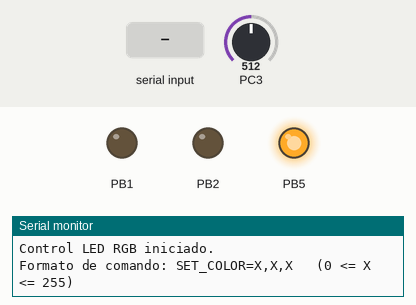
A program run on a simulated ATmega328P, built with avr-gcc and emulated at 16 MHz. Shown: output pins drawn as LEDs (lit = HIGH), the last lines printed to the serial monitor. Inputs (shaded band) come from the test bench; at power-on: PC3 = 512.

Above: at 1.2 s.
1.3 s: PC3 set to 716
At 3.6 s:
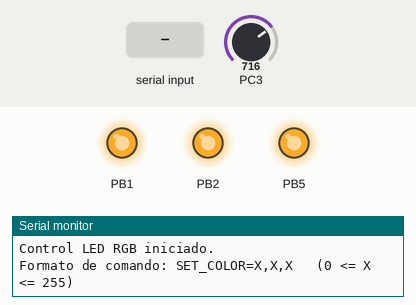
4.3 s: ",\n" received over Serial
At 4.7 s:
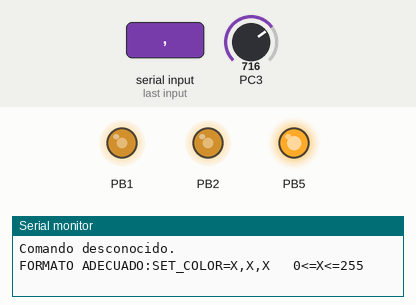
6.4 s: ",\n" received over Serial
Timing chart, 0 to 14.4 s (numbered marks = the images above; inputs shaded):
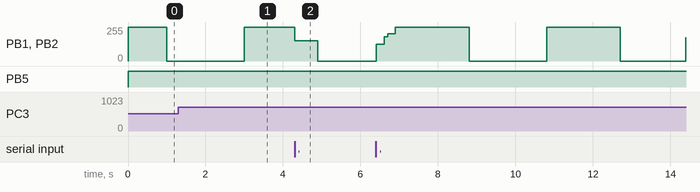

The program:

main.c
```c
#define F_CPU 16000000UL
#include <avr/io.h>
#include <avr/interrupt.h>

#include "pwm.h"
#include "adc.h"
#include "uart.h"
#include "temporizacion.h"

int main(void) {
    PWM_Init();
    ADC_Init();
    UART_Init();
    Temporizacion_Init();

    sei();

    UART_SendString("Control LED RGB iniciado.\r\n");
    UART_SendString("Formato de comando: SET_COLOR=X,X,X   (0 <= X <= 255)\r\n");

    uint32_t periodo_T = 6000; // Inicia lento (minima luz)
    uint32_t ultimo_lectura_adc = 0;

    while (1) {
        UART_ParseCommand();

        // Leemos el LDR cada 100ms para no bloquear la simulacion con lecturas continuas del ADC
        uint32_t ms_actual = Temporizacion_GetMillis();
        if ((ms_actual - ultimo_lectura_adc) > 100) {
            periodo_T = ADC_GetPeriodoT();
            ultimo_lectura_adc = ms_actual;
        }

        Temporizacion_AnimacionUpdate(periodo_T);
    }

    return 0;
}
```

adc.c
```c
#include "adc.h"
#include <avr/io.h>

static uint16_t leer_ADC(void) {
    ADCSRA |= (1 << ADSC);
    while (ADCSRA & (1 << ADSC));
    return ADC;
}

// Configura los registros para habilitar el ADC y seleccionar el canal
void ADC_Init(void) {
    ADMUX = (1 << REFS0) | (1 << MUX1) | (1 << MUX0);
    ADCSRA = (1 << ADEN) | (1 << ADPS2) | (1 << ADPS1) | (1 << ADPS0);
}

uint32_t ADC_GetPeriodoT(void) {
    uint16_t valor_adc = leer_ADC();
    uint32_t periodo = 6000 - ((uint32_t)valor_adc * 3000 / 1023);

    if (periodo < 3000) periodo = 3000;
    if (periodo > 6000) periodo = 6000;

    return periodo;
}
```

adc.h
```c
#ifndef _ADC_H_
#define _ADC_H_

#include <stdint.h>

void ADC_Init(void);
uint32_t ADC_GetPeriodoT(void);

#endif /* _ADC_H_ */
```

pwm.c
```c
#include "pwm.h"
#include <avr/io.h>
#include <avr/interrupt.h>

#define PWM_PERIOD 256

static volatile uint8_t color_r = 0;
static volatile uint8_t color_g = 255;
static volatile uint8_t color_b = 255;
static volatile uint8_t intensidad_actual = 0;
static volatile uint8_t rojo_soft_pwm = 0;
static volatile uint16_t contador_pwm_soft = 0;

// Interrupcion del Timer 0: genera el PWM por software comparando con rojo_soft_pwm
ISR(TIMER0_OVF_vect) {
    if (++contador_pwm_soft >= PWM_PERIOD) {
        contador_pwm_soft = 0;
    }
    if (contador_pwm_soft < rojo_soft_pwm) {
        PORTB &= ~(1 << PB5); // Prende (0V)
    } else {
        PORTB |= (1 << PB5);  // Apaga (5V)
    }
}

// Configura ambos Timers (0 y 1) para funcionar a ~244Hz y asi evitar desfasajes visuales
void PWM_Init(void) {
    DDRB |= (1 << PORTB1) | (1 << PORTB2) | (1 << PORTB5);
    PORTB |= (1 << PORTB1) | (1 << PORTB2) | (1 << PORTB5); // Iniciar apagado (5V)

    TCCR1A |= (1 << WGM10); // Fast PWM, 8-bit
    TCCR1B |= (1 << WGM12);
    TCCR1A |= (1 << COM1A1) | (1 << COM1A0) | (1 << COM1B1) | (1 << COM1B0);
    TCCR1B |= (1 << CS12);

    TCCR0B |= (1 << CS00); // Timer 0: Prescaler 1 (F_INT = 16M/256 = 62.5kHz)
    TIMSK0 |= (1 << TOIE0);

}

void PWM_SetColor(uint8_t r, uint8_t g, uint8_t b) {
    color_r = r;
    color_g = g;
    color_b = b;
}

void PWM_SetIntensity(uint8_t intensity) {
    intensidad_actual = intensity;
}

// Ajusta la intensidad de cada componente de color segun la intensidad global actual
void PWM_Update(void) {
    uint8_t azul_escalado = ((uint16_t)color_b * intensidad_actual) / 255;
    uint8_t verde_escalado = ((uint16_t)color_g * intensidad_actual) / 255;
    uint8_t rojo_escalado = ((uint16_t)color_r * intensidad_actual) / 255;

    OCR1A = azul_escalado;
    OCR1B = verde_escalado;
    rojo_soft_pwm = rojo_escalado;
}
```

pwm.h
```c
#ifndef _PWM_H_
#define _PWM_H_

#include <stdint.h>

void PWM_Init(void);
void PWM_SetColor(uint8_t r, uint8_t g, uint8_t b);
void PWM_SetIntensity(uint8_t intensity);
void PWM_Update(void);

#endif /* _PWM_H_ */
```

temporizacion.c
```c
#include "temporizacion.h"
#include "pwm.h"
#include <avr/io.h>
#include <avr/interrupt.h>

static volatile uint32_t ms_totales = 0;

// Timer 2 configurado a 1ms
ISR(TIMER2_COMPA_vect) {
    ms_totales++;
}

void Temporizacion_Init(void) {
    TCCR2A |= (1 << WGM21);
    TCCR2B |= (1 << CS22);
    OCR2A = 249; // Con prescaler 64, 16MHz/64 = 250kHz (4us/tick). 250 ticks * 4us = 1ms. Top = 250-1 = 249.
    TIMSK2 |= (1 << OCIE2A);
}

uint32_t Temporizacion_GetMillis(void) {
    uint32_t ms;
    cli(); // Deshabilita interrupciones para una lectura atomica de los 32 bits (4 bytes) y evitar corrupcion
    ms = ms_totales;
    sei();
    return ms;
}

void Temporizacion_AnimacionUpdate(uint32_t periodo_T) {
    static uint32_t ms_inicio_ciclo = 0;

    uint32_t ms_actual = Temporizacion_GetMillis();
    uint32_t ms_transcurridos = ms_actual - ms_inicio_ciclo;

    if (ms_transcurridos >= periodo_T) {
		TCCR1A |= (1 << COM1A1) | (1 << COM1A0) | (1 << COM1B1) | (1 << COM1B0); // Reconecta PB1/PB2 al hardware PWM para iniciar nuevo ciclo de luz
        ms_inicio_ciclo = ms_actual;
        ms_transcurridos = 0;
    }

    uint8_t intensidad_actual;
    if (ms_transcurridos <= 1000) {
        intensidad_actual = ((uint32_t)ms_transcurridos * 255) / 1000; // Subida lineal
    } else if (ms_transcurridos <= 2000) {
        intensidad_actual = 255; // Pico maximo
    } else if (ms_transcurridos <= 3000) {
        uint32_t ms_en_bajada = ms_transcurridos - 2000;
        intensidad_actual = 255 - ((ms_en_bajada * 255) / 1000); // Bajada lineal
    } else if(ms_transcurridos<periodo_T) {
        intensidad_actual = 0; // Tiempo muerto
		TCCR1A &= ~((1 << COM1A1) | (1 << COM1A0) | (1 << COM1B1) | (1 << COM1B0)); // Desconecta el hardware PWM de PB1/PB2 para apagar todo durante el tiempo muerto
		PORTB |= ((1<<PORTB1)|(1<<PORTB2));
    }

    PWM_SetIntensity(intensidad_actual);
    PWM_Update();
}
```

temporizacion.h
```c
#ifndef _TEMPORIZACION_H_
#define _TEMPORIZACION_H_

#include <stdint.h>

void Temporizacion_Init(void);
uint32_t Temporizacion_GetMillis(void);
void Temporizacion_AnimacionUpdate(uint32_t periodo_T);

#endif /* _TEMPORIZACION_H_ */
```

uart.c
```c
#include "uart.h"
#include "pwm.h"
#include <avr/io.h>
#include <avr/interrupt.h>
#include <string.h>

#define BUFFER_SIZE 32

// Buffer circular simple para recibir comandos por interrupcion
static volatile char rx_buffer[BUFFER_SIZE];
static volatile uint8_t rx_index = 0;
static volatile uint8_t flag_comando_listo = 0;

// Se dispara al recibir cada byte. Espera un \n o \r para dar por listo el comando
ISR(USART_RX_vect) {
    char c = UDR0;

    if (flag_comando_listo == 0) {
        if (c == '\n' || c == '\r') {
            if (rx_index > 0) {
                rx_buffer[rx_index] = '\0';
                flag_comando_listo = 1;
            }
        } else if (rx_index < BUFFER_SIZE - 1) {
            rx_buffer[rx_index++] = c;
        }
    }
}

// Inicializacion del modulo UART a 9600 baudios
void UART_Init(void) {
    UBRR0 = 103; // Para 9600 baudios a 16MHz
    UCSR0B = (1 << RXEN0) | (1 << TXEN0) | (1 << RXCIE0);
    UCSR0C = (1 << UCSZ01) | (1 << UCSZ00);
}

void UART_SendString(const char *str) {
    while (*str) {
        while (!(UCSR0A & (1 << UDRE0)));
        UDR0 = *str++;
    }
}

// Analiza el string recibido buscando "SET_COLOR=X,X,X" y actualiza el PWM
void UART_ParseCommand(void) {
    if (flag_comando_listo) {
        char *ptr = strstr((char*)rx_buffer, "SET_COLOR");
        if (ptr != NULL) {
            ptr = strchr(ptr, '=');
            if (ptr != NULL) {
                ptr++;

                int r = 0, g = 0, b = 0;
                uint8_t formato_ok = 1;

                while(*ptr == ' ') ptr++;
                if (!(*ptr >= '0' && *ptr <= '9')) formato_ok = 0;
                while(*ptr >= '0' && *ptr <= '9') { r = r * 10 + (*ptr - '0'); ptr++; }

                if (formato_ok && *ptr == ',') {
                    ptr++;
                    while(*ptr == ' ') ptr++;
                    if (!(*ptr >= '0' && *ptr <= '9')) formato_ok = 0;
                    while(*ptr >= '0' && *ptr <= '9') { g = g * 10 + (*ptr - '0'); ptr++; }

                    if (formato_ok && *ptr == ',') {
                        ptr++;
                        while(*ptr == ' ') ptr++;
                        if (!(*ptr >= '0' && *ptr <= '9')) formato_ok = 0;
                        while(*ptr >= '0' && *ptr <= '9') { b = b * 10 + (*ptr - '0'); ptr++; }

                        if (formato_ok && (r > 255 || g > 255 || b > 255)) {
                            formato_ok = 0;
                        }

                        if (formato_ok) {
                            PWM_SetColor((uint8_t)r, (uint8_t)g, (uint8_t)b);
                        } else {
                            UART_SendString("FORMATO ERRONEO, FORMATO ADECUADO:SET_COLOR=X,X,X   0<=X<=255\r\n");
                        }
                    } else {
                        UART_SendString("FORMATO ERRONEO, FORMATO ADECUADO:SET_COLOR=X,X,X   0<=X<=255\r\n");
                    }
                } else {
                    UART_SendString("FORMATO ERRONEO, FORMATO ADECUADO:SET_COLOR=X,X,X   0<=X<=255\r\n");
                }
            } else {
                UART_SendString("FORMATO ERRONEO, FORMATO ADECUADO:SET_COLOR=X,X,X   0<=X<=255\r\n");
            }
        } else {
            UART_SendString("Comando desconocido.\r\n");
            UART_SendString("FORMATO ADECUADO:SET_COLOR=X,X,X   0<=X<=255\r\n");
        }

        rx_index = 0;
        flag_comando_listo = 0;
    }
}
```

uart.h
```c
#ifndef _UART_H_
#define _UART_H_

#include <stdint.h>

void UART_Init(void);
void UART_SendString(const char *str);
void UART_ParseCommand(void);

#endif /* _UART_H_ */
```

Measured:
- by itself, PB1, PB2: ramps from 0/255 to 255/255 and jumps back, once every 3.9 s
